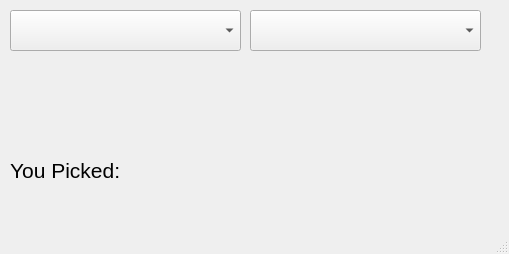
<?xml version="1.0" encoding="UTF-8"?>
<ui version="4.0">
 <class>MainWindow</class>
 <widget class="QMainWindow" name="MainWindow">
  <property name="geometry">
   <rect>
    <x>0</x>
    <y>0</y>
    <width>509</width>
    <height>254</height>
   </rect>
  </property>
  <property name="windowTitle">
   <string>MainWindow</string>
  </property>
  <widget class="QWidget" name="centralwidget">
   <widget class="QComboBox" name="comboBox">
    <property name="geometry">
     <rect>
      <x>10</x>
      <y>10</y>
      <width>231</width>
      <height>41</height>
     </rect>
    </property>
    <property name="font">
     <font>
      <pointsize>16</pointsize>
     </font>
    </property>
   </widget>
   <widget class="QComboBox" name="comboBox_2">
    <property name="geometry">
     <rect>
      <x>250</x>
      <y>10</y>
      <width>231</width>
      <height>41</height>
     </rect>
    </property>
    <property name="font">
     <font>
      <pointsize>16</pointsize>
     </font>
    </property>
   </widget>
   <widget class="QLabel" name="label">
    <property name="geometry">
     <rect>
      <x>10</x>
      <y>150</y>
      <width>461</width>
      <height>41</height>
     </rect>
    </property>
    <property name="font">
     <font>
      <pointsize>16</pointsize>
     </font>
    </property>
    <property name="text">
     <string>You Picked: </string>
    </property>
   </widget>
  </widget>
  <widget class="QMenuBar" name="menubar">
   <property name="geometry">
    <rect>
     <x>0</x>
     <y>0</y>
     <width>509</width>
     <height>21</height>
    </rect>
   </property>
  </widget>
  <widget class="QStatusBar" name="statusbar"/>
 </widget>
 <resources/>
 <connections/>
</ui>
